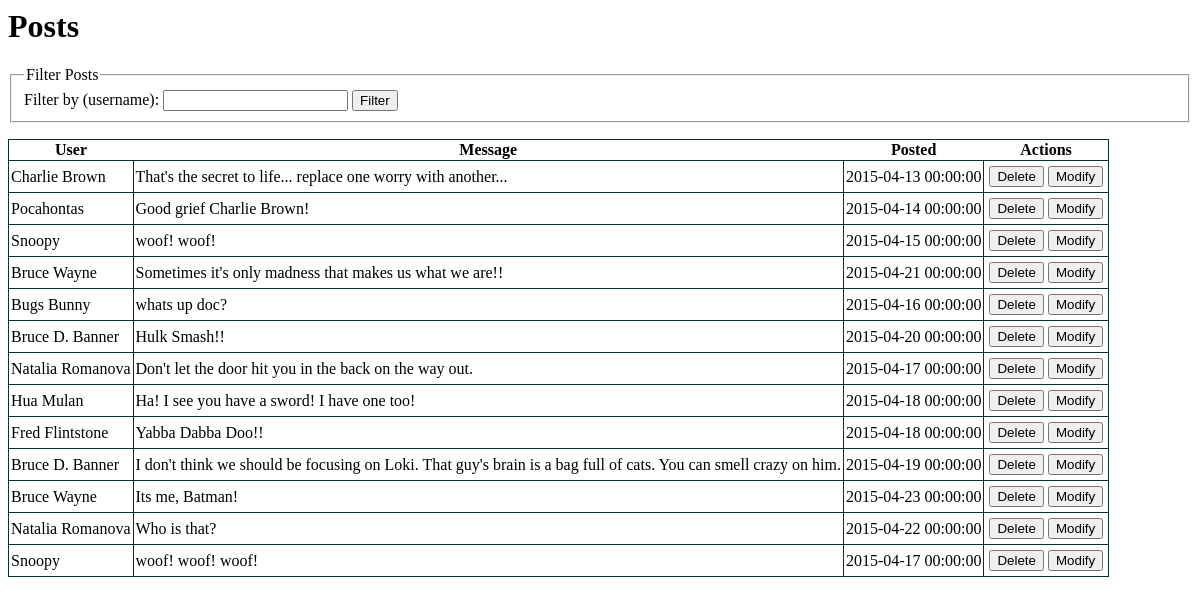
/posts.php, run on the app's committed database.
### tables this page shows
CREATE TABLE posts (
	id INT NOT NULL PRIMARY KEY AUTO_INCREMENT,
	user_id INT NOT NULL,
	message VARCHAR (255) NOT NULL,
	posted TIMESTAMP DEFAULT CURRENT_TIMESTAMP ON UPDATE CURRENT_TIMESTAMP,
	FOREIGN KEY (user_id) REFERENCES users(id)
);

CREATE TABLE users (
	id INT NOT NULL PRIMARY KEY AUTO_INCREMENT,
	username VARCHAR (50) NOT NULL,
	password VARCHAR (50) NOT NULL,
	name VARCHAR(100) NOT NULL,
	email VARCHAR(100) NOT NULL,
	gender VARCHAR (1) NOT NULL,
	species VARCHAR (100) NOT NULL DEFAULT 'human',
	age INT NOT NULL,
	UNIQUE(username)
);

### Dao.php (called while the page is built, shortened)
<?php
class Dao {
  private $dbname = "marissa";
  private $host ="localhost";
  private $database = "marissa";
  private $password = "mysqlpass";
  private function getConnection()
  {
    $conn = new PDO("mysql:dbname={$this->dbname};host={$this->host};",
      "$this->database", "$this->password");
    $conn->setAttribute(PDO::ATTR_ERRMODE, PDO::ERRMODE_EXCEPTION);
    return $conn;
  }
  public function getPostsJoinUserName() {
    $conn = $this->getConnection();
    return $conn->query("SELECT u.name, p.id, p.message, p.posted FROM posts AS p
      JOIN users AS u ON p.user_id = u.id");
  }
}
?>

### posts.php (the view, shortened to what this page needs)
<?php
require_once('Dao.php');
try
{
  $dao = new Dao();
  if(isset($_GET['username']))
  {
    $username = filter_var($_GET['username'], FILTER_SANITIZE_STRING);
    $posts = $dao->filterPostsByKey("username", $username);
  }
  else {
    $posts = $dao->getPostsJoinUserName();
  }
} catch (PDOException $e) {
  echo "<p>Failed to retrieve posts.</p>";
  die;
}
?>
<html>
<head>
  <link rel="stylesheet" type="text/css" href="style.css">
</head>
<body>
  <h1>Posts</h1>
  <form name="messageFilter" action="handler.php" method="GET">
    <fieldset>
      <legend>Filter Posts</legend>
      <label for="username">Filter by (username):</label>
      <input type="text" id="username" name="username" />
      <input type="submit" name="filterButton" value="Filter" />
    </fieldset>
  </form>
  <table>
    <thead>
      <tr><th>User</th><th>Message</th><th>Posted</th><th>Actions</th></tr>
    </thead>
    <tbody>
      <?php foreach($posts as $post) { ?>
      <tr>
        <td><?= $post['name']; ?></td>
        <td><?= $post['message']; ?></td>
        <td><?= $post['posted']; ?></td>
        <td>
          <form name="postForm" action="handler.php" method="POST">
            <span>
              <input type="submit" name="deleteButton" value="Delete">
              <input type="submit" name="modifyButton" value="Modify">
            </span>
          </form>
        </td>
      </tr>
    <?php } ?>
    </tbody>
  </table>
</body>
</html>

### style.css (style rules this page uses)
table, tr, td { border: 1px solid #003333; border-collapse: collapse; }
td { padding: 2px; vertical-align: middle; }
td > form { margin: 3px; }

### data on the page
posts: user.name "Charlie Brown", message "That's the secret to life... replace one worry with another...", posted "2015-04-13 00:00:00"
posts: user.name "Pocahontas", message "Good grief Charlie Brown!", posted "2015-04-14 00:00:00"
posts: user.name "Snoopy", message "woof! woof!", posted "2015-04-15 00:00:00"
posts: user.name "Bruce Wayne", message "Sometimes it's only madness that makes us what we are!!", posted "2015-04-21 00:00:00"
posts: user.name "Bugs Bunny", message "whats up doc?", posted "2015-04-16 00:00:00"
posts: user.name "Bruce D. Banner", message "Hulk Smash!!", posted "2015-04-20 00:00:00"
posts: user.name "Natalia Romanova", message "Don't let the door hit you in the back on the way out.", posted "2015-04-17 00:00:00"
posts: user.name "Hua Mulan", message "Ha! I see you have a sword! I have one too!", posted "2015-04-18 00:00:00"
posts: user.name "Fred Flintstone", message "Yabba Dabba Doo!!", posted "2015-04-18 00:00:00"
posts: user.name "Bruce D. Banner", message "I don't think we should be focusing on Loki. That guy's brain is a bag full of cats. You can smell crazy on him.", posted "2015-04-19 00:00:00"
posts: user.name "Bruce Wayne", message "Its me, Batman!", posted "2015-04-23 00:00:00"
posts: user.name "Natalia Romanova", message "Who is that?", posted "2015-04-22 00:00:00"
posts: user.name "Snoopy", message "woof! woof! woof!", posted "2015-04-17 00:00:00"
